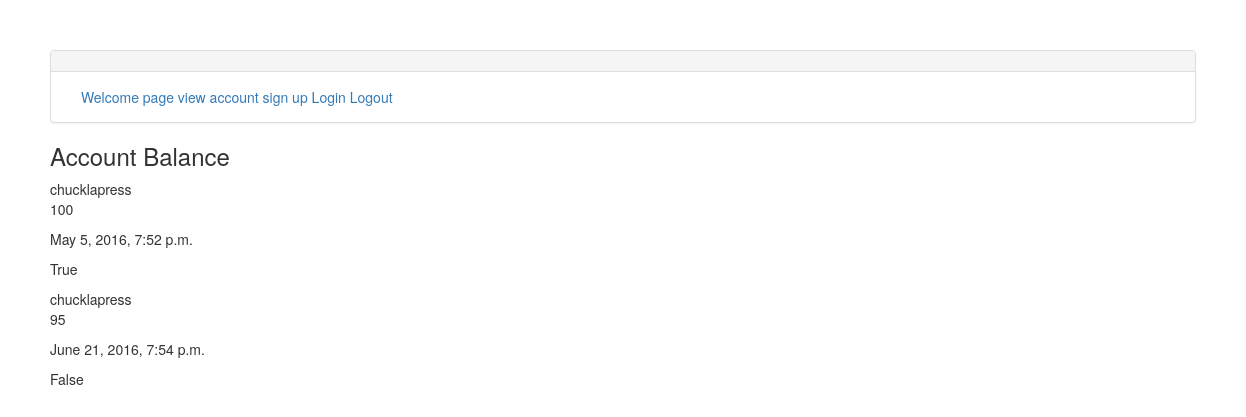
Page /balance/ (signed in) on the earlier database version.
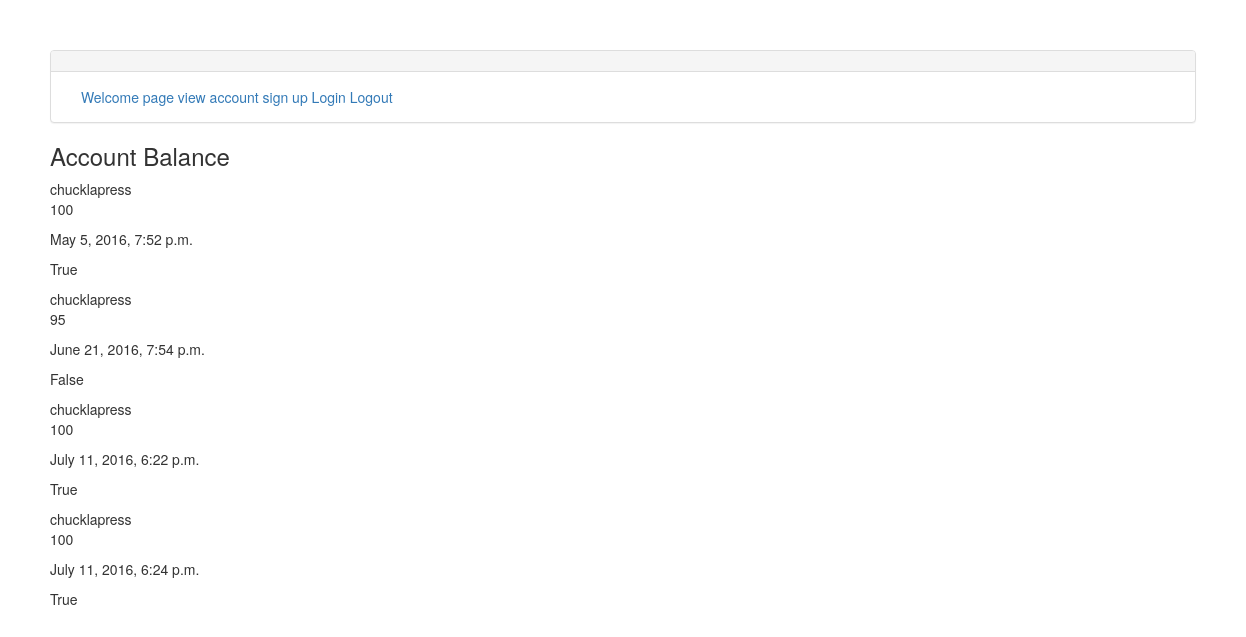
Same page on the later database version.
### ironapp/models.py (models this page shows, shortened)
class AcctBalance(models.Model):
    entry = models.IntegerField()
    is_deposit = models.BooleanField(default=1)
    date = models.DateTimeField(default=datetime.now, blank=True)
    customer = models.ForeignKey('auth.User')
    name = models.CharField(max_length=35)

### ironapp/views.py (the view)
# urls.py: url(r'^balance/', AccountView.as_view(), name="acct_bal_view"),
class AccountView(LoginRequiredMixin, ListView):
    login_url = "/login/"
    template_name = "acctbalance_form.html"
    model = AcctBalance
    def get_queryset(self):
        return AcctBalance.objects.filter(customer=self.request.user)

### templates/acctbalance_form.html
{% extends 'base.html' %}
{% block content %}
<h3>Account Balance</h3>
    {% for item in object_list %}
        {{ item.customer }}
        <p>{{ item.entry }}</p>
        <p>{{ item.date }}</p>
        <P>{{ item.is_deposit }}</P>
    {% endfor %}
{% endblock %}

### templates/base.html (shortened to what this page needs)
{% load staticfiles %}
<!DOCTYPE html>
<html lang="en">
<head>
        <link rel="stylesheet" href='{% static "ironapp/css/bootstrap.css" %}' media="screen" title="bootstrap" charset="utf-8">
  </head>
<body>
    <div class="panel panel-default">
  <div class="panel-heading">
  </div>
  <div class="panel-body">
      <div class="container">
            <a href="{% url 'index_view'%}">Welcome page</a>
            <a href= "{% url 'acct_bal_view' %}">view account</a>
            <a href= "{% url 'sign_up_view' %}">sign up</a>
            <a href="{%url 'login'%}">Login</a>
            <a href="{%url 'logout_view'%}?next=/">Logout</a>
    </div>
  </div>
</div>
        {%block content%}{% endblock %}
</body>
</html>

Differences in the rows shown:
added AcctBalance: customer "chucklapress", entry "100", date "July 11, 2016, 6:22 p.m.", is_deposit "True"
added AcctBalance: customer "chucklapress", entry "100", date "July 11, 2016, 6:24 p.m.", is_deposit "True"
